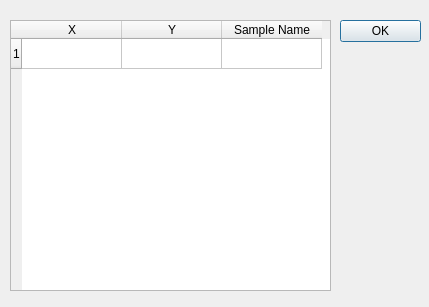
<?xml version="1.0" encoding="UTF-8"?>
<ui version="4.0">
 <class>Dialog</class>
 <widget class="QDialog" name="Dialog">
  <property name="geometry">
   <rect>
    <x>0</x>
    <y>0</y>
    <width>429</width>
    <height>307</height>
   </rect>
  </property>
  <property name="windowTitle">
   <string>Sample positions</string>
  </property>
  <widget class="QDialogButtonBox" name="buttonBox">
   <property name="geometry">
    <rect>
     <x>340</x>
     <y>20</y>
     <width>81</width>
     <height>61</height>
    </rect>
   </property>
   <property name="orientation">
    <enum>Qt::Vertical</enum>
   </property>
   <property name="standardButtons">
    <set>QDialogButtonBox::Ok</set>
   </property>
  </widget>
  <widget class="QTableWidget" name="samplepositions">
   <property name="geometry">
    <rect>
     <x>10</x>
     <y>20</y>
     <width>321</width>
     <height>271</height>
    </rect>
   </property>
   <row>
    <property name="text">
     <string>1</string>
    </property>
   </row>
   <column>
    <property name="text">
     <string>X</string>
    </property>
   </column>
   <column>
    <property name="text">
     <string>Y</string>
    </property>
   </column>
   <column>
    <property name="text">
     <string>Sample Name</string>
    </property>
   </column>
  </widget>
 </widget>
 <resources/>
 <connections>
  <connection>
   <sender>buttonBox</sender>
   <signal>accepted()</signal>
   <receiver>Dialog</receiver>
   <slot>accept()</slot>
   <hints>
    <hint type="sourcelabel">
     <x>248</x>
     <y>254</y>
    </hint>
    <hint type="destinationlabel">
     <x>157</x>
     <y>274</y>
    </hint>
   </hints>
  </connection>
  <connection>
   <sender>buttonBox</sender>
   <signal>rejected()</signal>
   <receiver>Dialog</receiver>
   <slot>reject()</slot>
   <hints>
    <hint type="sourcelabel">
     <x>316</x>
     <y>260</y>
    </hint>
    <hint type="destinationlabel">
     <x>286</x>
     <y>274</y>
    </hint>
   </hints>
  </connection>
 </connections>
</ui>
